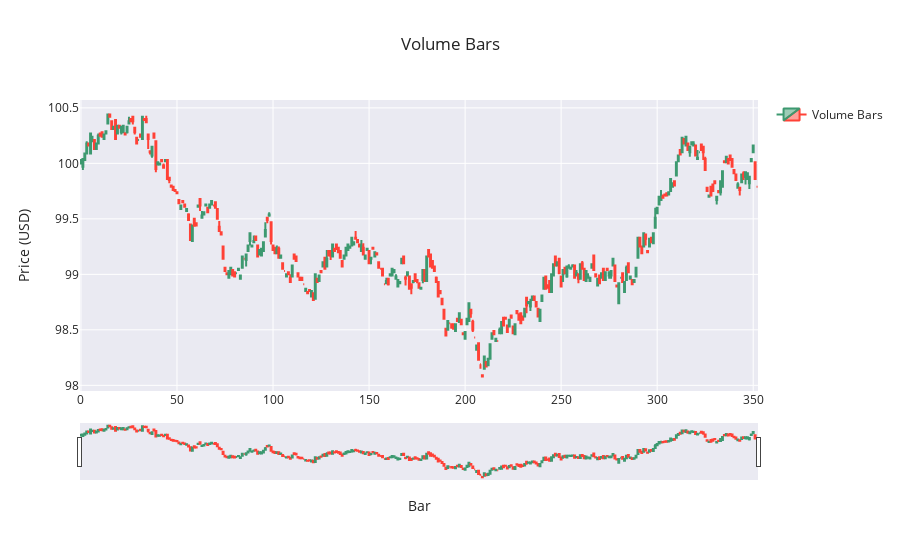

Notebook code cell kept with this figure:
### Markdown cell above
### Bar Chart

### Code cell
fig = go.Figure(data=[go.Candlestick(
    x=volume_bars.index,
    open=volume_bars['open'],
    high=volume_bars['high'],
    low=volume_bars['low'],
    close=volume_bars['close'],
    name='Volume Bars'
)])

fig.update_layout(
    title=f'Volume Bars',
    yaxis_title='Price (USD)',
    xaxis_title='Bar',
    xaxis_rangeslider_visible=True, 
    template='seaborn', # other options: plotly, plotly_white, plotly_dark, simple_white
    showlegend=True,
)

### Figure 1 — Plotly figure (JSON) as saved in the notebook; plotly's stock layout.template omitted (floating-point values rounded to 4 significant figures; data arrays with more than 128 entries replaced by an {"elided": "..."} marker saying what was removed)
{"data": [{"close": {"elided": "353 float values"}, "high": {"elided": "353 float values"}, "low": {"elided": "353 float values"}, "name": "Volume Bars", "open": {"elided": "353 float values"}, "type": "candlestick", "x": {"elided": "353 int values"}}], "layout": {"showlegend": true, "title": {"text": "Volume Bars"}, "xaxis": {"rangeslider": {"visible": true}, "title": {"text": "Bar"}}, "yaxis": {"title": {"text": "Price (USD)"}}}}
